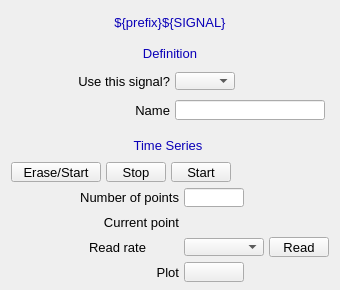
<?xml version="1.0" ?>
<ui version="4.0">
  <class>Dialog</class>
  <widget class="QWidget" name="screen">
    <property name="geometry">
      <rect>
        <x>768</x>
        <y>83</y>
        <width>340</width>
        <height>290</height>
      </rect>
    </property>
    <property name="styleSheet">
      <string notr="true">QWidget#screen {
  color: rgb(0, 0, 0);
  background-color: rgb(187, 187, 187);
  }</string>
    </property>
    <property name="windowTitle">
      <string>NDPluginTimeSeriesN</string>
    </property>
    <widget class="PyDMDrawingRectangle" name="rectangle">
      <property name="geometry">
        <rect>
          <x>117</x>
          <y>42</y>
          <width>107</width>
          <height>21</height>
        </rect>
      </property>
      <property name="brush" stdset="0">
        <brush brushstyle="SolidPattern">
          <color alpha="255">
            <red>218</red>
            <green>218</green>
            <blue>218</blue>
          </color>
        </brush>
      </property>
      <property name="penStyle" stdset="0">
        <enum>Qt::SolidLine</enum>
      </property>
      <property name="penColor" stdset="0">
        <color>
          <red>218</red>
          <green>218</green>
          <blue>218</blue>
        </color>
      </property>
      <property name="penWidth" stdset="0">
        <double>0</double>
      </property>
      <property name="penCapStyle" stdset="0">
        <enum>Qt::FlatCap</enum>
      </property>
      <property name="toolTip">
        <string>rectangle</string>
      </property>
    </widget>
    <widget class="PyDMDrawingRectangle" name="rectangle_1">
      <property name="geometry">
        <rect>
          <x>5</x>
          <y>40</y>
          <width>330</width>
          <height>85</height>
        </rect>
      </property>
      <property name="brush" stdset="0">
        <brush brushstyle="NoBrush">
          <color alpha="255">
            <red>0</red>
            <green>0</green>
            <blue>0</blue>
          </color>
        </brush>
      </property>
      <property name="penStyle" stdset="0">
        <enum>Qt::SolidLine</enum>
      </property>
      <property name="penColor" stdset="0">
        <color>
          <red>0</red>
          <green>0</green>
          <blue>0</blue>
        </color>
      </property>
      <property name="penWidth" stdset="0">
        <double>1</double>
      </property>
      <property name="penCapStyle" stdset="0">
        <enum>Qt::FlatCap</enum>
      </property>
      <property name="toolTip">
        <string>rectangle_1</string>
      </property>
    </widget>
    <widget class="PyDMDrawingRectangle" name="rectangle_2">
      <property name="geometry">
        <rect>
          <x>0</x>
          <y>9</y>
          <width>340</width>
          <height>26</height>
        </rect>
      </property>
      <property name="brush" stdset="0">
        <brush brushstyle="SolidPattern">
          <color alpha="255">
            <red>218</red>
            <green>218</green>
            <blue>218</blue>
          </color>
        </brush>
      </property>
      <property name="penStyle" stdset="0">
        <enum>Qt::SolidLine</enum>
      </property>
      <property name="penColor" stdset="0">
        <color>
          <red>218</red>
          <green>218</green>
          <blue>218</blue>
        </color>
      </property>
      <property name="penWidth" stdset="0">
        <double>0</double>
      </property>
      <property name="penCapStyle" stdset="0">
        <enum>Qt::FlatCap</enum>
      </property>
      <property name="toolTip">
        <string>rectangle_2</string>
      </property>
    </widget>
    <widget class="QLabel" name="text">
      <property name="geometry">
        <rect>
          <x>0</x>
          <y>10</y>
          <width>340</width>
          <height>25</height>
        </rect>
      </property>
      <property name="text">
        <string>${prefix}${SIGNAL}</string>
      </property>
      <property name="font" stdset="0">
        <font>
          <pointsize>10</pointsize>
        </font>
      </property>
      <property name="brush" stdset="0">
        <brush brushstyle="SolidPattern">
          <color alpha="255">
            <red>10</red>
            <green>0</green>
            <blue>184</blue>
          </color>
        </brush>
      </property>
      <property name="toolTip">
        <string>text</string>
      </property>
      <property name="alignment">
        <set>Qt::AlignCenter</set>
      </property>
      <property name="styleSheet">
        <string notr="true">QLabel#text {
  color: rgb(10, 0, 184);
  }</string>
      </property>
    </widget>
    <widget class="PyDMEnumComboBox" name="menu">
      <property name="geometry">
        <rect>
          <x>175</x>
          <y>72</y>
          <width>60</width>
          <height>18</height>
        </rect>
      </property>
      <property name="toolTip">
        <string>${prefix}${ROI}Use</string>
      </property>
      <property name="channel" stdset="0">
        <string>ca://${prefix}${ROI}Use</string>
      </property>
      <property name="font" stdset="0">
        <font>
          <pointsize>10</pointsize>
        </font>
      </property>
      <property name="styleSheet">
        <string notr="true">PyDMEnumComboBox#menu {
  color: rgb(0, 0, 0);
  background-color: rgb(115, 223, 255);
  }</string>
      </property>
    </widget>
    <widget class="PyDMLabel" name="text_update">
      <property name="geometry">
        <rect>
          <x>240</x>
          <y>72</y>
          <width>61</width>
          <height>18</height>
        </rect>
      </property>
      <property name="toolTip">
        <string>PV: ${prefix}${ROI}Use_RBV</string>
      </property>
      <property name="channel" stdset="0">
        <string>ca://${prefix}${ROI}Use_RBV</string>
      </property>
      <property name="displayFormat" stdset="0">
        <enum>PyDMLabel::String</enum>
      </property>
      <property name="font" stdset="0">
        <font>
          <pointsize>10</pointsize>
        </font>
      </property>
      <property name="alignment">
        <set>Qt::AlignCenter</set>
      </property>
      <property name="textInteractionFlags">
        <set>Qt::TextSelectableByKeyboard|Qt::TextSelectableByMouse</set>
      </property>
      <property name="styleSheet">
        <string notr="true">PyDMLabel#text_update {
  color: rgb(10, 0, 184);
  background-color: rgb(187, 187, 187);
  }</string>
      </property>
    </widget>
    <widget class="PyDMLineEdit" name="text_entry">
      <property name="geometry">
        <rect>
          <x>175</x>
          <y>100</y>
          <width>150</width>
          <height>20</height>
        </rect>
      </property>
      <property name="channel" stdset="0">
        <string>ca://${prefix}${ROI}Name</string>
      </property>
      <property name="toolTip">
        <string>${prefix}${ROI}Name</string>
      </property>
      <property name="font" stdset="0">
        <font>
          <pointsize>10</pointsize>
        </font>
      </property>
      <property name="styleSheet">
        <string notr="true">PyDMLineEdit#text_entry {
  color: rgb(0, 0, 0);
  background-color: rgb(115, 223, 255);
  border: 1px solid black;
  margin: 0px;
  padding: 0px;
  spacing: 0px;
  }</string>
      </property>
    </widget>
    <widget class="QLabel" name="text_1">
      <property name="geometry">
        <rect>
          <x>120</x>
          <y>43</y>
          <width>100</width>
          <height>20</height>
        </rect>
      </property>
      <property name="text">
        <string>Definition</string>
      </property>
      <property name="font" stdset="0">
        <font>
          <pointsize>10</pointsize>
        </font>
      </property>
      <property name="brush" stdset="0">
        <brush brushstyle="SolidPattern">
          <color alpha="255">
            <red>10</red>
            <green>0</green>
            <blue>184</blue>
          </color>
        </brush>
      </property>
      <property name="toolTip">
        <string>text_1</string>
      </property>
      <property name="alignment">
        <set>Qt::AlignCenter</set>
      </property>
      <property name="styleSheet">
        <string notr="true">QLabel#text_1 {
  color: rgb(10, 0, 184);
  }</string>
      </property>
    </widget>
    <widget class="QLabel" name="text_2">
      <property name="geometry">
        <rect>
          <x>10</x>
          <y>71</y>
          <width>160</width>
          <height>20</height>
        </rect>
      </property>
      <property name="text">
        <string>Use this signal?</string>
      </property>
      <property name="font" stdset="0">
        <font>
          <pointsize>10</pointsize>
        </font>
      </property>
      <property name="brush" stdset="0">
        <brush brushstyle="SolidPattern">
          <color alpha="255">
            <red>0</red>
            <green>0</green>
            <blue>0</blue>
          </color>
        </brush>
      </property>
      <property name="toolTip">
        <string>text_2</string>
      </property>
      <property name="alignment">
        <set>Qt::AlignRight|Qt::AlignTrailing|Qt::AlignVCenter</set>
      </property>
      <property name="styleSheet">
        <string notr="true">QLabel#text_2 {
  color: rgb(0, 0, 0);
  }</string>
      </property>
    </widget>
    <widget class="QLabel" name="text_3">
      <property name="geometry">
        <rect>
          <x>130</x>
          <y>100</y>
          <width>40</width>
          <height>20</height>
        </rect>
      </property>
      <property name="text">
        <string>Name</string>
      </property>
      <property name="font" stdset="0">
        <font>
          <pointsize>10</pointsize>
        </font>
      </property>
      <property name="brush" stdset="0">
        <brush brushstyle="SolidPattern">
          <color alpha="255">
            <red>0</red>
            <green>0</green>
            <blue>0</blue>
          </color>
        </brush>
      </property>
      <property name="toolTip">
        <string>text_3</string>
      </property>
      <property name="alignment">
        <set>Qt::AlignRight|Qt::AlignTrailing|Qt::AlignVCenter</set>
      </property>
      <property name="styleSheet">
        <string notr="true">QLabel#text_3 {
  color: rgb(0, 0, 0);
  }</string>
      </property>
    </widget>
    <widget class="PyDMDrawingRectangle" name="rectangle_3">
      <property name="geometry">
        <rect>
          <x>5</x>
          <y>130</y>
          <width>330</width>
          <height>155</height>
        </rect>
      </property>
      <property name="brush" stdset="0">
        <brush brushstyle="NoBrush">
          <color alpha="255">
            <red>0</red>
            <green>0</green>
            <blue>0</blue>
          </color>
        </brush>
      </property>
      <property name="penStyle" stdset="0">
        <enum>Qt::SolidLine</enum>
      </property>
      <property name="penColor" stdset="0">
        <color>
          <red>0</red>
          <green>0</green>
          <blue>0</blue>
        </color>
      </property>
      <property name="penWidth" stdset="0">
        <double>1</double>
      </property>
      <property name="penCapStyle" stdset="0">
        <enum>Qt::FlatCap</enum>
      </property>
      <property name="toolTip">
        <string>rectangle_3</string>
      </property>
    </widget>
    <widget class="PyDMDrawingRectangle" name="rectangle_4">
      <property name="geometry">
        <rect>
          <x>108</x>
          <y>135</y>
          <width>120</width>
          <height>21</height>
        </rect>
      </property>
      <property name="brush" stdset="0">
        <brush brushstyle="SolidPattern">
          <color alpha="255">
            <red>218</red>
            <green>218</green>
            <blue>218</blue>
          </color>
        </brush>
      </property>
      <property name="penStyle" stdset="0">
        <enum>Qt::SolidLine</enum>
      </property>
      <property name="penColor" stdset="0">
        <color>
          <red>218</red>
          <green>218</green>
          <blue>218</blue>
        </color>
      </property>
      <property name="penWidth" stdset="0">
        <double>0</double>
      </property>
      <property name="penCapStyle" stdset="0">
        <enum>Qt::FlatCap</enum>
      </property>
      <property name="toolTip">
        <string>rectangle_4</string>
      </property>
    </widget>
    <widget class="QLabel" name="text_4">
      <property name="geometry">
        <rect>
          <x>113</x>
          <y>135</y>
          <width>110</width>
          <height>20</height>
        </rect>
      </property>
      <property name="text">
        <string>Time Series</string>
      </property>
      <property name="font" stdset="0">
        <font>
          <pointsize>10</pointsize>
        </font>
      </property>
      <property name="brush" stdset="0">
        <brush brushstyle="SolidPattern">
          <color alpha="255">
            <red>10</red>
            <green>0</green>
            <blue>184</blue>
          </color>
        </brush>
      </property>
      <property name="toolTip">
        <string>text_4</string>
      </property>
      <property name="alignment">
        <set>Qt::AlignCenter</set>
      </property>
      <property name="styleSheet">
        <string notr="true">QLabel#text_4 {
  color: rgb(10, 0, 184);
  }</string>
      </property>
    </widget>
    <widget class="QLabel" name="text_5">
      <property name="geometry">
        <rect>
          <x>49</x>
          <y>212</y>
          <width>130</width>
          <height>20</height>
        </rect>
      </property>
      <property name="text">
        <string>Current point</string>
      </property>
      <property name="font" stdset="0">
        <font>
          <pointsize>10</pointsize>
        </font>
      </property>
      <property name="brush" stdset="0">
        <brush brushstyle="SolidPattern">
          <color alpha="255">
            <red>0</red>
            <green>0</green>
            <blue>0</blue>
          </color>
        </brush>
      </property>
      <property name="toolTip">
        <string>text_5</string>
      </property>
      <property name="alignment">
        <set>Qt::AlignRight|Qt::AlignTrailing|Qt::AlignVCenter</set>
      </property>
      <property name="styleSheet">
        <string notr="true">QLabel#text_5 {
  color: rgb(0, 0, 0);
  }</string>
      </property>
    </widget>
    <widget class="PyDMLabel" name="text_update_1">
      <property name="geometry">
        <rect>
          <x>184</x>
          <y>213</y>
          <width>90</width>
          <height>18</height>
        </rect>
      </property>
      <property name="toolTip">
        <string>PV: ${prefix}TSCurrentPoint</string>
      </property>
      <property name="channel" stdset="0">
        <string>ca://${prefix}TSCurrentPoint</string>
      </property>
      <property name="font" stdset="0">
        <font>
          <pointsize>10</pointsize>
        </font>
      </property>
      <property name="alignment">
        <set>Qt::AlignLeading|Qt::AlignLeft|Qt::AlignVCenter</set>
      </property>
      <property name="textInteractionFlags">
        <set>Qt::TextSelectableByKeyboard|Qt::TextSelectableByMouse</set>
      </property>
      <property name="styleSheet">
        <string notr="true">PyDMLabel#text_update_1 {
  color: rgb(10, 0, 184);
  background-color: rgb(187, 187, 187);
  }</string>
      </property>
    </widget>
    <widget class="PyDMEnumComboBox" name="menu_1">
      <property name="geometry">
        <rect>
          <x>184</x>
          <y>238</y>
          <width>80</width>
          <height>18</height>
        </rect>
      </property>
      <property name="toolTip">
        <string>${prefix}TSRead.SCAN</string>
      </property>
      <property name="channel" stdset="0">
        <string>ca://${prefix}TSRead.SCAN</string>
      </property>
      <property name="font" stdset="0">
        <font>
          <pointsize>10</pointsize>
        </font>
      </property>
      <property name="styleSheet">
        <string notr="true">PyDMEnumComboBox#menu_1 {
  color: rgb(0, 0, 0);
  background-color: rgb(115, 223, 255);
  }</string>
      </property>
    </widget>
    <widget class="PyDMPushButton" name="message_button">
      <property name="geometry">
        <rect>
          <x>269</x>
          <y>237</y>
          <width>60</width>
          <height>20</height>
        </rect>
      </property>
      <property name="text">
        <string>Read</string>
      </property>
      <property name="font" stdset="0">
        <font>
          <pointsize>10</pointsize>
        </font>
      </property>
      <property name="toolTip">
        <string>${prefix}TSControl</string>
      </property>
      <property name="channel" stdset="0">
        <string>ca://${prefix}TSControl</string>
      </property>
      <property name="pressValue" stdset="0">
        <string>3</string>
      </property>
      <property name="styleSheet">
        <string notr="true">PyDMPushButton#message_button {
  color: rgb(0, 0, 0);
  background-color: rgb(115, 223, 255);
  }</string>
      </property>
    </widget>
    <widget class="QLabel" name="text_6">
      <property name="geometry">
        <rect>
          <x>89</x>
          <y>237</y>
          <width>90</width>
          <height>20</height>
        </rect>
      </property>
      <property name="text">
        <string>Read rate</string>
      </property>
      <property name="font" stdset="0">
        <font>
          <pointsize>10</pointsize>
        </font>
      </property>
      <property name="brush" stdset="0">
        <brush brushstyle="SolidPattern">
          <color alpha="255">
            <red>0</red>
            <green>0</green>
            <blue>0</blue>
          </color>
        </brush>
      </property>
      <property name="toolTip">
        <string>text_6</string>
      </property>
      <property name="alignment">
        <set>Qt::AlignLeading|Qt::AlignLeft|Qt::AlignVCenter</set>
      </property>
      <property name="styleSheet">
        <string notr="true">QLabel#text_6 {
  color: rgb(0, 0, 0);
  }</string>
      </property>
    </widget>
    <widget class="PyDMPushButton" name="message_button_1">
      <property name="geometry">
        <rect>
          <x>11</x>
          <y>162</y>
          <width>90</width>
          <height>20</height>
        </rect>
      </property>
      <property name="text">
        <string>Erase/Start</string>
      </property>
      <property name="font" stdset="0">
        <font>
          <pointsize>10</pointsize>
        </font>
      </property>
      <property name="toolTip">
        <string>${prefix}TSControl</string>
      </property>
      <property name="channel" stdset="0">
        <string>ca://${prefix}TSControl</string>
      </property>
      <property name="pressValue" stdset="0">
        <string>0</string>
      </property>
      <property name="styleSheet">
        <string notr="true">PyDMPushButton#message_button_1 {
  color: rgb(0, 0, 0);
  background-color: rgb(115, 223, 255);
  }</string>
      </property>
    </widget>
    <widget class="PyDMPushButton" name="message_button_2">
      <property name="geometry">
        <rect>
          <x>106</x>
          <y>162</y>
          <width>60</width>
          <height>20</height>
        </rect>
      </property>
      <property name="text">
        <string>Stop</string>
      </property>
      <property name="font" stdset="0">
        <font>
          <pointsize>10</pointsize>
        </font>
      </property>
      <property name="toolTip">
        <string>${prefix}TSControl</string>
      </property>
      <property name="channel" stdset="0">
        <string>ca://${prefix}TSControl</string>
      </property>
      <property name="pressValue" stdset="0">
        <string>2</string>
      </property>
      <property name="styleSheet">
        <string notr="true">PyDMPushButton#message_button_2 {
  color: rgb(0, 0, 0);
  background-color: rgb(115, 223, 255);
  }</string>
      </property>
    </widget>
    <widget class="PyDMPushButton" name="message_button_3">
      <property name="geometry">
        <rect>
          <x>171</x>
          <y>162</y>
          <width>60</width>
          <height>20</height>
        </rect>
      </property>
      <property name="text">
        <string>Start</string>
      </property>
      <property name="font" stdset="0">
        <font>
          <pointsize>10</pointsize>
        </font>
      </property>
      <property name="toolTip">
        <string>${prefix}TSControl</string>
      </property>
      <property name="channel" stdset="0">
        <string>ca://${prefix}TSControl</string>
      </property>
      <property name="pressValue" stdset="0">
        <string>1</string>
      </property>
      <property name="styleSheet">
        <string notr="true">PyDMPushButton#message_button_3 {
  color: rgb(0, 0, 0);
  background-color: rgb(115, 223, 255);
  }</string>
      </property>
    </widget>
    <widget class="PyDMLabel" name="text_update_2">
      <property name="geometry">
        <rect>
          <x>236</x>
          <y>163</y>
          <width>90</width>
          <height>18</height>
        </rect>
      </property>
      <property name="toolTip">
        <string>PV: ${prefix}TSAcquiring</string>
      </property>
      <property name="channel" stdset="0">
        <string>ca://${prefix}TSAcquiring</string>
      </property>
      <property name="displayFormat" stdset="0">
        <enum>PyDMLabel::String</enum>
      </property>
      <property name="font" stdset="0">
        <font>
          <pointsize>10</pointsize>
        </font>
      </property>
      <property name="alignment">
        <set>Qt::AlignLeading|Qt::AlignLeft|Qt::AlignVCenter</set>
      </property>
      <property name="textInteractionFlags">
        <set>Qt::TextSelectableByKeyboard|Qt::TextSelectableByMouse</set>
      </property>
      <property name="styleSheet">
        <string notr="true">PyDMLabel#text_update_2 {
  color: rgb(10, 0, 184);
  background-color: rgb(70, 70, 70);
  }</string>
      </property>
    </widget>
    <widget class="PyDMLineEdit" name="text_entry_1">
      <property name="geometry">
        <rect>
          <x>184</x>
          <y>188</y>
          <width>60</width>
          <height>19</height>
        </rect>
      </property>
      <property name="channel" stdset="0">
        <string>ca://${prefix}TSNumPoints</string>
      </property>
      <property name="toolTip">
        <string>${prefix}TSNumPoints</string>
      </property>
      <property name="font" stdset="0">
        <font>
          <pointsize>10</pointsize>
        </font>
      </property>
      <property name="styleSheet">
        <string notr="true">PyDMLineEdit#text_entry_1 {
  color: rgb(0, 0, 0);
  background-color: rgb(115, 223, 255);
  border: 1px solid black;
  margin: 0px;
  padding: 0px;
  spacing: 0px;
  }</string>
      </property>
    </widget>
    <widget class="QLabel" name="text_7">
      <property name="geometry">
        <rect>
          <x>19</x>
          <y>187</y>
          <width>160</width>
          <height>20</height>
        </rect>
      </property>
      <property name="text">
        <string>Number of points</string>
      </property>
      <property name="font" stdset="0">
        <font>
          <pointsize>10</pointsize>
        </font>
      </property>
      <property name="brush" stdset="0">
        <brush brushstyle="SolidPattern">
          <color alpha="255">
            <red>0</red>
            <green>0</green>
            <blue>0</blue>
          </color>
        </brush>
      </property>
      <property name="toolTip">
        <string>text_7</string>
      </property>
      <property name="alignment">
        <set>Qt::AlignRight|Qt::AlignTrailing|Qt::AlignVCenter</set>
      </property>
      <property name="styleSheet">
        <string notr="true">QLabel#text_7 {
  color: rgb(0, 0, 0);
  }</string>
      </property>
    </widget>
    <widget class="QLabel" name="text_8">
      <property name="geometry">
        <rect>
          <x>139</x>
          <y>262</y>
          <width>40</width>
          <height>20</height>
        </rect>
      </property>
      <property name="text">
        <string>Plot</string>
      </property>
      <property name="font" stdset="0">
        <font>
          <pointsize>10</pointsize>
        </font>
      </property>
      <property name="brush" stdset="0">
        <brush brushstyle="SolidPattern">
          <color alpha="255">
            <red>0</red>
            <green>0</green>
            <blue>0</blue>
          </color>
        </brush>
      </property>
      <property name="toolTip">
        <string>text_8</string>
      </property>
      <property name="alignment">
        <set>Qt::AlignRight|Qt::AlignTrailing|Qt::AlignVCenter</set>
      </property>
      <property name="styleSheet">
        <string notr="true">QLabel#text_8 {
  color: rgb(0, 0, 0);
  }</string>
      </property>
    </widget>
    <widget class="PyDMRelatedDisplayButton" name="related_display">
      <property name="geometry">
        <rect>
          <x>184</x>
          <y>262</y>
          <width>60</width>
          <height>20</height>
        </rect>
      </property>
      <property name="showIcon" stdset="0">
        <bool>true</bool>
      </property>
      <property name="font" stdset="0">
        <font>
          <pointsize>10</pointsize>
        </font>
      </property>
      <property name="styleSheet">
        <string notr="true">PyDMRelatedDisplayButton#related_display {
  color: rgb(0, 0, 0);
  background-color: rgb(115, 223, 255);
  }</string>
      </property>
      <property name="titles" stdset="0">
        <stringlist>
          <string>Time series minimum</string>
          <string>Time series maximum</string>
          <string>Time series mean</string>
          <string>Time series total</string>
          <string>Time series net</string>
        </stringlist>
      </property>
      <property name="filenames" stdset="0">
        <stringlist>
          <string>TimeSeries_V37.ui</string>
          <string>TimeSeries_V37.ui</string>
          <string>TimeSeries_V37.ui</string>
          <string>TimeSeries_V37.ui</string>
          <string>TimeSeries_V37.ui</string>
        </stringlist>
      </property>
      <property name="macros" stdset="0">
        <stringlist>
          <string>P=${P},R=${R},PLT=${ROI}TSMinValue</string>
          <string>P=${P},R=${R},PLT=${ROI}TSMaxValue</string>
          <string>P=${P},R=${R},PLT=${ROI}TSMeanValue</string>
          <string>P=${P},R=${R},PLT=${ROI}TSTotal</string>
          <string>P=${P},R=${R},PLT=${ROI}TSNet</string>
        </stringlist>
      </property>
      <property name="openInNewWindow" stdset="0">
        <bool>true</bool>
      </property>
    </widget>
  </widget>
  <customwidgets>
    <customwidget>
      <class>PyDMDrawingRectangle</class>
      <extends>QWidget</extends>
      <header>pydm.widgets.drawing</header>
    </customwidget>
    <customwidget>
      <class>PyDMLabel</class>
      <extends>QLabel</extends>
      <header>pydm.widgets.label</header>
    </customwidget>
    <customwidget>
      <class>PyDMEnumComboBox</class>
      <extends>QComboBox</extends>
      <header>pydm.widgets.enum_combo_box</header>
    </customwidget>
    <customwidget>
      <class>PyDMLineEdit</class>
      <extends>QLineEdit</extends>
      <header>pydm.widgets.line_edit</header>
    </customwidget>
    <customwidget>
      <class>PyDMPushButton</class>
      <extends>QPushButton</extends>
      <header>pydm.widgets.pushbutton</header>
    </customwidget>
    <customwidget>
      <class>PyDMRelatedDisplayButton</class>
      <extends>QPushButton</extends>
      <header>pydm.widgets.related_display_button</header>
    </customwidget>
  </customwidgets>
</ui>
